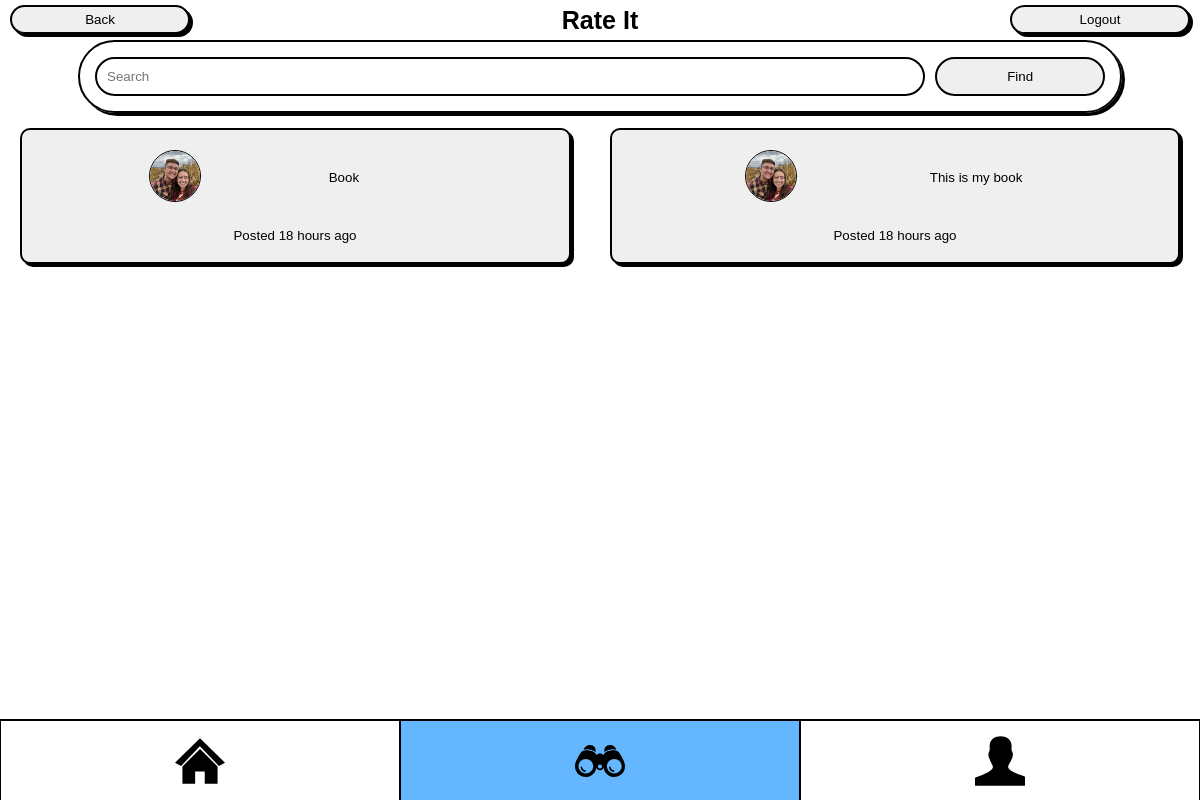
Page /wander/books/ (signed in) on the earlier database version.
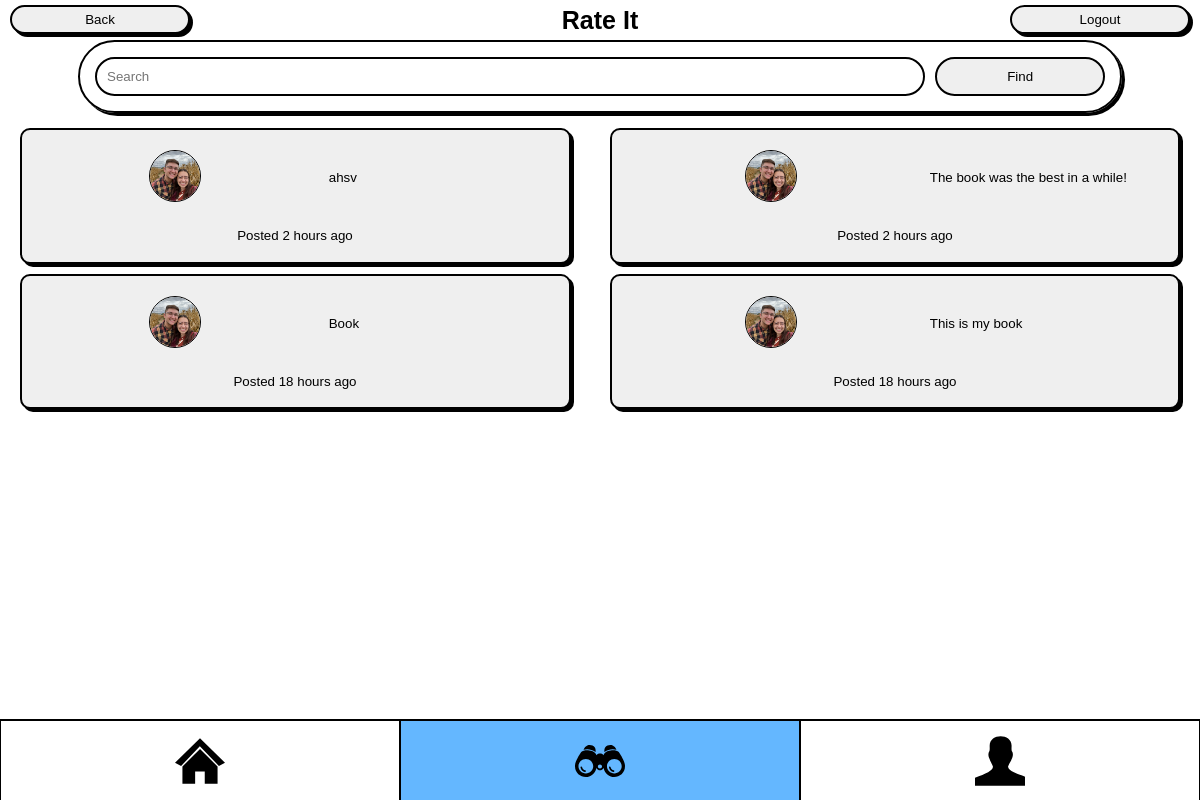
Same page on the later database version.
### friends_haven_app/models.py (models this page shows, shortened)
class Post(models.Model):
    item_name = models.CharField(max_length=100)
    image = models.ImageField(upload_to='posts/', default=None, null=True, blank=True)
    creator = models.ForeignKey(Profile, on_delete=models.CASCADE)
    rate = models.IntegerField(default=0, validators=[MinValueValidator(0), MaxValueValidator(5)])
    caption = models.CharField(max_length=100)
    description = models.TextField(max_length=200)
    timestamp = models.DateTimeField(auto_now_add=True)
    category = models.ForeignKey(Category, on_delete=models.CASCADE, default=None, null=True,)
    community_rate = models.IntegerField(default=0)
    sections = models.CharField(max_length=5000, null= True, blank=True)
    answers = models.CharField(max_length=5000, null= True, blank=True)
    def getSections(self):
        return json.loads(self.sections)
    def getAnswers(self):
        return json.loads(self.answers)
    def time_ago(self):
        current_time = datetime.now(timezone.utc)
        time_difference = current_time - self.timestamp.replace(tzinfo=timezone.utc)
        hours, remainder = divmod(time_difference.seconds, 3600)
        minutes, seconds = divmod(remainder, 60)
        if hours == 1:
            return f"{hours} hour ago"
        if hours > 1:
            return f"{hours} hours ago"
        elif minutes == 1:
            return f"{minutes} minute ago"
        elif minutes > 1:
            return f"{minutes} minutes ago"
        elif seconds == 1:
            return f"{seconds} second ago"
        else:
            return f"{seconds} seconds ago"

class Profile(models.Model):
    user = models.OneToOneField(User, on_delete=models.CASCADE)
    profile_picture = models.ImageField(upload_to='profilePictures/', default=None, null=True, blank=True)
    description = models.TextField(max_length=200, default=None, null=True, blank=True)
    rates = models.IntegerField(default=0, null=True, blank=True)
    idolNum = models.IntegerField(default=0, null=True, blank=True)
    fanNum = models.IntegerField(default=0, null=True, blank=True)
    idols = models.CharField(max_length=50000,default=0, null=True, blank=True)
    fans = models.CharField(max_length=50000,default=0, null=True, blank=True)
    def __str__(self):
        return f'{self.user.username}'

### friends_haven_app/views.py (the view)
# urls.py: path('wander/<slug:category>/',views.showCategory, name='showCategory'),
@login_required(login_url='/')
def showCategory(request, category=None):
    print("Category:", category)
    userProfile = Profile.objects.get(user=request.user)
    categoryPost = Category.objects.get(slug=category)
    posts = Post.objects.all().filter(category=categoryPost).order_by('-timestamp')
    left = posts[0::2]
    right = posts[1::2]
    data = {
        'left':left,
        'right':right,
        'categoryBool':True,
        'accessProfile': userProfile,
    }
    return render(request, 'wander.html', data)

### friends_haven_app/templates/wander.html (shortened to what this page needs)
{% extends "base.html" %}
{% load static %}
{% block content %}
<head>
    <link rel="stylesheet" type="text/css" href="{% static 'css/home.css' %}">
    <link rel="stylesheet" type="text/css" href="{% static 'css/wander.css' %}">
</head>
<body>
    <h1>Rate It</h1>
    <div class="section">
        <div id="search" class="search">
            <input class="search" type="search" placeholder="Search">
            <input class="search submit" type="submit" value="Find">
        </div>
        {% include 'categoryButtons.html' %}
    </div>
</body>
{% endblock %}

### friends_haven_app/templates/items.html (shortened to what this page needs)
{% load static %}
<div class="cols">
    {% if left %}
        <div class="colLeft col">
            {% for post in left %}
                <button class="item" onclick="enlarge(this)">
                    <div class="capCon">
                        <a href="/account/{{post.creator}}" class="profileLink">
                            {% if post.creator.profile_picture %}
                                <img class="profilePic" src="{{ post.creator.profile_picture.url }}" width="100%" height="100%">
                            {% else %}
                                <img class="profilePic" src="{% static 'images/default.jpg' %}" width="100%" height="100%">
                            {% endif %}
                        </a>
                        <p class="caption">{{ post.caption }}</p>
                    </div>
                    <p>Posted {{ post.time_ago }}</p>
                </button>
            {% endfor %}
        </div>
        <div class="colRight col">
            {% for post in right %}
                <button class="item" onclick="enlarge(this)">
                    <div class="capCon">
                        <a href="/account/{{post.creator}}">
                            {% if post.creator.profile_picture %}
                                <img class="profilePic" src="{{ post.creator.profile_picture.url }}" width="100%" height="100%">
                            {% else %}
                                <img class="profilePic" src="{% static 'images/default.jpg' %}" width="100%" height="100%">
                            {% endif %}
                        </a>
                        <p class="caption">{{ post.caption }}</p>
                    </div>
                    <p>Posted {{ post.time_ago }}</p>
                </button>
            {% endfor %}
        </div>
    {% else %}
        <button class="item">
            <p class="caption post">No posts yet.<br>Get the party started!</p>
        </button>
    {% endif %}
</div>

Differences in the rows shown:
added Post: creator.profile_picture (picture), caption "ahsv", time_ago "2 hours ago", shown under "Rate It"
added Post: creator.profile_picture (picture), caption "The book was the best in a while!", time_ago "2 hours ago"
